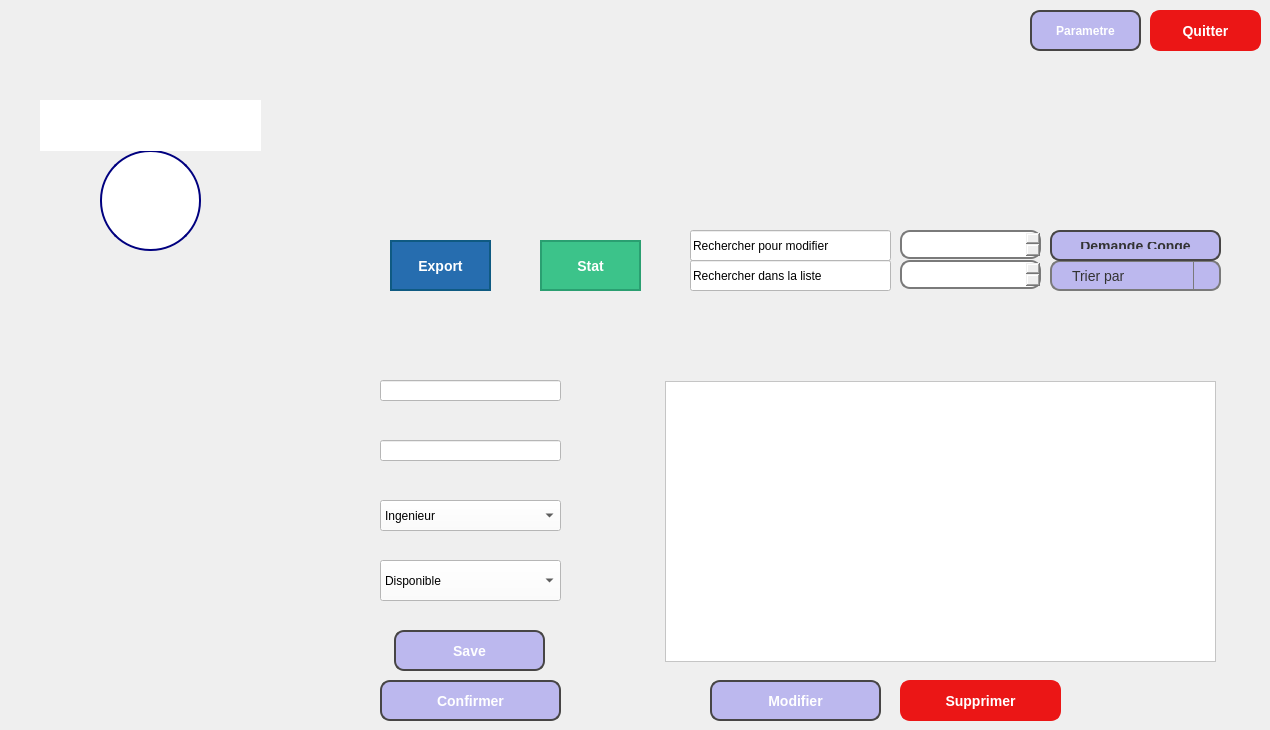
      <widget class="QWidget" name="employes">
       <property name="styleSheet">
        <string notr="true">QWidget#employes {
    background-image: url(&quot;C:/Users/HP/Desktop/mech/employes.png&quot;);
    background-position: center;   /* Centrer l'image */
    background-repeat: no-repeat;  /* Ne pas répéter l'image */
    background-size: cover;        /* Adapter l'image à la taille du widget */
}
</string>
       </property>
       <widget class="QPushButton" name="ButtonMachines1">
        <property name="geometry">
         <rect>
          <x>20</x>
          <y>490</y>
          <width>261</width>
          <height>51</height>
         </rect>
        </property>
        <property name="styleSheet">
         <string notr="true">QPushButton {
    background-color: transparent;            /* Couleur de fond transparente */
    border: 2px solid transparent;            /* Pas de bordure par défaut */
    color: black;                             /* Couleur du texte */
    padding: 10px;                            /* Espacement interne */
    border-radius: 20px;                      /* Coins arrondis */
}

QPushButton:hover {
   background-color: rgba(128, 128, 128, 0.5); /* Gris transparent (50% d'opacité) */
   /* border: 2px solid gray;                     /* Bordure grise au survol */
}

QPushButton:pressed {
    background-color: rgba(169, 169, 169, 255); /* Couleur gris foncé lors du clic */
}
</string>
        </property>
        <property name="text">
         <string/>
        </property>
       </widget>
       <widget class="QPushButton" name="ButtonPage1">
        <property name="geometry">
         <rect>
          <x>20</x>
          <y>300</y>
          <width>261</width>
          <height>51</height>
         </rect>
        </property>
        <property name="styleSheet">
         <string notr="true">QPushButton {
    background-color: transparent;            /* Couleur de fond transparente */
    border: 2px solid transparent;            /* Pas de bordure par défaut */
    color: black;                             /* Couleur du texte */
    padding: 10px;                            /* Espacement interne */
    border-radius: 20px;                      /* Coins arrondis */
}

QPushButton:hover {
   background-color: rgba(128, 128, 128, 0.5); /* Gris transparent (50% d'opacité) */
   /* border: 2px solid gray;                     /* Bordure grise au survol */
}

QPushButton:pressed {
    background-color: rgba(169, 169, 169, 255); /* Couleur gris foncé lors du clic */
}
</string>
        </property>
        <property name="text">
         <string/>
        </property>
       </widget>
       <widget class="QPushButton" name="ButtonEmployes1">
        <property name="geometry">
         <rect>
          <x>20</x>
          <y>360</y>
          <width>261</width>
          <height>51</height>
         </rect>
        </property>
        <property name="styleSheet">
         <string notr="true">QPushButton {
    background-color: transparent;            /* Couleur de fond transparente */
    border: 2px solid transparent;            /* Pas de bordure par défaut */
    color: black;                             /* Couleur du texte */
    padding: 10px;                            /* Espacement interne */
    border-radius: 20px;                      /* Coins arrondis */
}

QPushButton:hover {
   background-color: rgba(128, 128, 128, 0.5); /* Gris transparent (50% d'opacité) */
   /* border: 2px solid gray;                     /* Bordure grise au survol */
}

QPushButton:pressed {
    background-color: rgba(169, 169, 169, 255); /* Couleur gris foncé lors du clic */
}
</string>
        </property>
        <property name="text">
         <string/>
        </property>
       </widget>
       <widget class="QPushButton" name="ButtonApropos1">
        <property name="geometry">
         <rect>
          <x>20</x>
          <y>610</y>
          <width>261</width>
          <height>51</height>
         </rect>
        </property>
        <property name="styleSheet">
         <string notr="true">QPushButton {
    background-color: transparent;            /* Couleur de fond transparente */
    border: 2px solid transparent;            /* Pas de bordure par défaut */
    color: black;                             /* Couleur du texte */
    padding: 10px;                            /* Espacement interne */
    border-radius: 20px;                      /* Coins arrondis */
}

QPushButton:hover {
   background-color: rgba(128, 128, 128, 0.5); /* Gris transparent (50% d'opacité) */
   /* border: 2px solid gray;                     /* Bordure grise au survol */
}

QPushButton:pressed {
    background-color: rgba(169, 169, 169, 255); /* Couleur gris foncé lors du clic */
}
</string>
        </property>
        <property name="text">
         <string/>
        </property>
       </widget>
       <widget class="QPushButton" name="ButtonTrensactions1">
        <property name="geometry">
         <rect>
          <x>20</x>
          <y>550</y>
          <width>261</width>
          <height>51</height>
         </rect>
        </property>
        <property name="styleSheet">
         <string notr="true">QPushButton {
    background-color: transparent;            /* Couleur de fond transparente */
    border: 2px solid transparent;            /* Pas de bordure par défaut */
    color: black;                             /* Couleur du texte */
    padding: 10px;                            /* Espacement interne */
    border-radius: 20px;                      /* Coins arrondis */
}

QPushButton:hover {
   background-color: rgba(128, 128, 128, 0.5); /* Gris transparent (50% d'opacité) */
   /* border: 2px solid gray;                     /* Bordure grise au survol */
}

QPushButton:pressed {
    background-color: rgba(169, 169, 169, 255); /* Couleur gris foncé lors du clic */
}
</string>
        </property>
        <property name="text">
         <string/>
        </property>
       </widget>
       <widget class="QPushButton" name="ButtonVehicules1">
        <property name="geometry">
         <rect>
          <x>20</x>
          <y>420</y>
          <width>261</width>
          <height>51</height>
         </rect>
        </property>
        <property name="styleSheet">
         <string notr="true">QPushButton {
    background-color: transparent;            /* Couleur de fond transparente */
    border: 2px solid transparent;            /* Pas de bordure par défaut */
    color: black;                             /* Couleur du texte */
    padding: 10px;                            /* Espacement interne */
    border-radius: 20px;                      /* Coins arrondis */
}

QPushButton:hover {
   background-color: rgba(128, 128, 128, 0.5); /* Gris transparent (50% d'opacité) */
   /* border: 2px solid gray;                     /* Bordure grise au survol */
}

QPushButton:pressed {
    background-color: rgba(169, 169, 169, 255); /* Couleur gris foncé lors du clic */
}
</string>
        </property>
        <property name="text">
         <string/>
        </property>
       </widget>
       <widget class="QLineEdit" name="rechercher">
        <property name="geometry">
         <rect>
          <x>690</x>
          <y>230</y>
          <width>201</width>
          <height>31</height>
         </rect>
        </property>
        <property name="styleSheet">
         <string notr="true">QLineEdit {
	background-color: rgb(255, 255, 255);
    font-family: &quot;OCR A Extended&quot;;  /* Définit la police sur OCR A Extended */
    /*font-size: 14px;                /* Taille de la police (ajustable) */
   /* color: black;                   /* Couleur du texte */
    /*padding: 5px;                   /* Espacement interne */
   /* border: 1px solid gray;         /* Bordure grise */
   /* border-radius: 5px;             /* Coins arrondis */
}
</string>
        </property>
        <property name="text">
         <string>Rechercher pour modifier</string>
        </property>
       </widget>
       <widget class="QLineEdit" name="cin_e">
        <property name="geometry">
         <rect>
          <x>380</x>
          <y>380</y>
          <width>181</width>
          <height>21</height>
         </rect>
        </property>
        <property name="styleSheet">
         <string notr="true">
background-color: rgb(255, 255, 255);</string>
        </property>
       </widget>
       <widget class="QLineEdit" name="salaire_e">
        <property name="geometry">
         <rect>
          <x>380</x>
          <y>440</y>
          <width>181</width>
          <height>21</height>
         </rect>
        </property>
        <property name="styleSheet">
         <string notr="true">
background-color: rgb(255, 255, 255);</string>
        </property>
       </widget>
       <widget class="QComboBox" name="filter">
        <property name="geometry">
         <rect>
          <x>1050</x>
          <y>260</y>
          <width>171</width>
          <height>31</height>
         </rect>
        </property>
        <property name="styleSheet">
         <string notr="true">QComboBox {
   font-family: 'OCR A Extended', sans-serif; /* Police OCR A Extended */
	background-color: rgb(188, 184, 238);
    border: 2px solid #7a7a7a; /* Bordure */
    border-radius: 10px; /* Coins arrondis */
    padding: 5px 20px; /* Espacement interne */
    color: #333; /* Couleur du texte */
    font-size: 14px; /* Taille de la police */
}

/* Style de la liste déroulante */
QComboBox QAbstractItemView {
    background-color: #ffffff; /* Couleur de fond de la liste */
    border: 1px solid #7a7a7a; /* Bordure de la liste */
    selection-background-color: #0078d7; /* Couleur de fond lors de la sélection */
    selection-color: white; /* Couleur du texte lors de la sélection */
}

/* Style pour le bouton de la liste déroulante */
QComboBox::drop-down {
    subcontrol-origin: padding;
    subcontrol-position: top right;
    width: 25px; /* Largeur du bouton de liste déroulante */
    border-left: 1px solid #7a7a7a; /* Bordure gauche du bouton */
}

/* Style pour la flèche du bouton de liste déroulante */
QComboBox::down-arrow {
    image: url(arrow.png); /* Remplace par le chemin de ton image de flèche */
    width: 10px; /* Largeur de la flèche */
    height: 10px; /* Hauteur de la flèche */
}

/* Effet au survol */
QComboBox:hover {
    border: 2px solid #0056b3; /* Couleur de bordure au survol */
}

QComboBox:focus {
    border: 2px solid #0078d7; /* Couleur de bordure lors du focus */
}
QComboBox::down-arrow {
    color: #333; /* Couleur de la flèche */
    width: 10px; /* Largeur de la flèche */
    height: 10px; /* Hauteur de la flèche */
}</string>
        </property>
        <item>
         <property name="text">
          <string>Trier par</string>
         </property>
        </item>
        <item>
         <property name="text">
          <string>Spécialité</string>
         </property>
        </item>
        <item>
         <property name="text">
          <string>Salaire</string>
         </property>
        </item>
        <item>
         <property name="text">
          <string>Disponibilité</string>
         </property>
        </item>
       </widget>
       <widget class="QPushButton" name="stat1Button">
        <property name="geometry">
         <rect>
          <x>540</x>
          <y>240</y>
          <width>101</width>
          <height>51</height>
         </rect>
        </property>
        <property name="styleSheet">
         <string notr="true">QPushButton {
    background-color: #3CC38A; /* Couleur de fond verte */
    color: white; /* Couleur du texte en blanc */
    /*border-radius: 10px; /* Bords arrondis */
    padding: 10px 20px; /* Espacement interne */
   font-family: 'OCR A Extended', sans-serif; /* Police OCR A Extended */
    font-size: 14px; /* Taille du texte */
    font-weight: bold; /* Texte en gras */
    border: 2px solid #2A9F71; /* Bordure plus foncée */
}

QPushButton:hover {
    background-color: #2A9F71; /* Couleur de fond plus foncée au survol */
}

QPushButton:pressed {
    background-color: #218F64; /* Couleur de fond plus foncée lorsqu'on clique */
    border: 2px solid #1E7D5A; /* Bordure plus foncée lorsqu'on clique */
}</string>
        </property>
        <property name="text">
         <string>Stat</string>
        </property>
       </widget>
       <widget class="QComboBox" name="etat_e">
        <property name="geometry">
         <rect>
          <x>380</x>
          <y>560</y>
          <width>181</width>
          <height>41</height>
         </rect>
        </property>
        <property name="styleSheet">
         <string notr="true">background-color: rgb(255, 255, 255);</string>
        </property>
        <item>
         <property name="text">
          <string>Disponible</string>
         </property>
        </item>
        <item>
         <property name="text">
          <string>Occupé</string>
         </property>
        </item>
       </widget>
       <widget class="QPushButton" name="supprimerEmployes">
        <property name="geometry">
         <rect>
          <x>900</x>
          <y>680</y>
          <width>161</width>
          <height>41</height>
         </rect>
        </property>
        <property name="mouseTracking">
         <bool>true</bool>
        </property>
        <property name="styleSheet">
         <string notr="true">QPushButton {
    background-color: #eb1616; /* Couleur de fond verte */
    color: white; /* Couleur du texte en blanc */
    border-radius: 10px; /* Bords arrondis */
    padding: 10px 20px; /* Espacement interne */
   font-family: 'OCR A Extended', sans-serif; /* Police OCR A Extended */
    font-size: 14px; /* Taille du texte */
    font-weight: bold; /* Texte en gras */
    border: 2px solid #eb1616; /* Bordure plus foncée */
}

QPushButton:hover {
    background-color: #c50000; /* Couleur de fond plus foncée au survol */
}

QPushButton:pressed {
    background-color: #ff0000; /* Couleur de fond plus foncée lorsqu'on clique */
    border: 2px solid #ff0000; /* Bordure plus foncée lorsqu'on clique */
}</string>
        </property>
        <property name="text">
         <string>Supprimer</string>
        </property>
       </widget>
       <widget class="QTableView" name="tableEmployes">
        <property name="geometry">
         <rect>
          <x>665</x>
          <y>381</y>
          <width>551</width>
          <height>281</height>
         </rect>
        </property>
        <property name="styleSheet">
         <string notr="true">background-color: rgb(255, 255, 255);</string>
        </property>
       </widget>
       <widget class="QPushButton" name="modifierEmployes">
        <property name="geometry">
         <rect>
          <x>710</x>
          <y>680</y>
          <width>171</width>
          <height>41</height>
         </rect>
        </property>
        <property name="mouseTracking">
         <bool>true</bool>
        </property>
        <property name="styleSheet">
         <string notr="true">QPushButton {
  background-color: rgb(188, 184, 238); /* Couleur de fond verte */
    color: white; /* Couleur du texte en blanc */
    border-radius: 10px; /* Bords arrondis */
    padding: 10px 20px; /* Espacement interne */
   font-family: 'OCR A Extended', sans-serif; /* Police OCR A Extended */
    font-size: 14px; /* Taille du texte */
    font-weight: bold; /* Texte en gras */
    border: 2px solid #474545; /* Bordure plus foncée */
}

QPushButton:hover {
    background-color: #474545; /* Couleur de fond plus foncée au survol */
}

QPushButton:pressed {
    background-color: #605757; /* Couleur de fond plus foncée lorsqu'on clique */
    border: 2px solid #605757; /* Bordure plus foncée lorsqu'on clique */
}</string>
        </property>
        <property name="text">
         <string>Modifier</string>
        </property>
       </widget>
       <widget class="QPushButton" name="saveEmploye">
        <property name="geometry">
         <rect>
          <x>394</x>
          <y>630</y>
          <width>151</width>
          <height>41</height>
         </rect>
        </property>
        <property name="styleSheet">
         <string notr="true">QPushButton {
  background-color: rgb(188, 184, 238); /* Couleur de fond verte */
    color: white; /* Couleur du texte en blanc */
    border-radius: 10px; /* Bords arrondis */
    padding: 10px 20px; /* Espacement interne */
   font-family: 'OCR A Extended', sans-serif; /* Police OCR A Extended */
    font-size: 14px; /* Taille du texte */
    font-weight: bold; /* Texte en gras */
    border: 2px solid #474545; /* Bordure plus foncée */
}

QPushButton:hover {
    background-color: #474545; /* Couleur de fond plus foncée au survol */
}

QPushButton:pressed {
    background-color: #605757; /* Couleur de fond plus foncée lorsqu'on clique */
    border: 2px solid #605757; /* Bordure plus foncée lorsqu'on clique */
}</string>
        </property>
        <property name="text">
         <string>Save</string>
        </property>
        <property name="icon">
         <iconset theme="QIcon::ThemeIcon::DocumentSave"/>
        </property>
       </widget>
       <widget class="QComboBox" name="special_e">
        <property name="geometry">
         <rect>
          <x>380</x>
          <y>500</y>
          <width>181</width>
          <height>31</height>
         </rect>
        </property>
        <property name="styleSheet">
         <string notr="true">background-color: rgb(255, 255, 255);
</string>
        </property>
        <item>
         <property name="text">
          <string>Ingenieur</string>
         </property>
        </item>
        <item>
         <property name="text">
          <string>Technicien</string>
         </property>
        </item>
       </widget>
       <widget class="QPushButton" name="exportButton">
        <property name="geometry">
         <rect>
          <x>390</x>
          <y>240</y>
          <width>101</width>
          <height>51</height>
         </rect>
        </property>
        <property name="styleSheet">
         <string notr="true">QPushButton {
	
	background-color: rgb(38, 109, 175);
    color: white; /* Couleur du texte en blanc */
    /*border-radius: 10px; /* Bords arrondis */
    padding: 10px 20px; /* Espacement interne */
   font-family: 'OCR A Extended', sans-serif; /* Police OCR A Extended */
    font-size: 14px; /* Taille du texte */
    font-weight: bold; /* Texte en gras */
    border: 2px solid #0f5a82; /* Bordure plus foncée */
}

QPushButton:hover {
    background-color: #3660fa; /* Couleur de fond plus foncée au survol */
}

QPushButton:pressed {
    background-color: #0f5a82; /* Couleur de fond plus foncée lorsqu'on clique */
    border: 2px solid #1E7D5A; /* Bordure plus foncée lorsqu'on clique */
}</string>
        </property>
        <property name="text">
         <string>Export</string>
        </property>
       </widget>
       <widget class="QPushButton" name="confirmerEmployes">
        <property name="geometry">
         <rect>
          <x>380</x>
          <y>680</y>
          <width>181</width>
          <height>41</height>
         </rect>
        </property>
        <property name="mouseTracking">
         <bool>true</bool>
        </property>
        <property name="styleSheet">
         <string notr="true">QPushButton {
  background-color: rgb(188, 184, 238); /* Couleur de fond verte */
    color: white; /* Couleur du texte en blanc */
    border-radius: 10px; /* Bords arrondis */
    padding: 10px 20px; /* Espacement interne */
   font-family: 'OCR A Extended', sans-serif; /* Police OCR A Extended */
    font-size: 14px; /* Taille du texte */
    font-weight: bold; /* Texte en gras */
    border: 2px solid #474545; /* Bordure plus foncée */
}

QPushButton:hover {
    background-color: #474545; /* Couleur de fond plus foncée au survol */
}

QPushButton:pressed {
    background-color: #605757; /* Couleur de fond plus foncée lorsqu'on clique */
    border: 2px solid #605757; /* Bordure plus foncée lorsqu'on clique */
}</string>
        </property>
        <property name="text">
         <string>Confirmer</string>
        </property>
       </widget>
       <widget class="QLabel" name="nomlabel2">
        <property name="geometry">
         <rect>
          <x>40</x>
          <y>100</y>
          <width>221</width>
          <height>51</height>
         </rect>
        </property>
        <property name="styleSheet">
         <string notr="true">background-color: rgb(255, 255, 255);
    font: 900 26pt &quot;Arial Black&quot;;
    qproperty-alignment: 'AlignCenter';</string>
        </property>
        <property name="text">
         <string/>
        </property>
       </widget>
       <widget class="QLineEdit" name="rechercherr">
        <property name="geometry">
         <rect>
          <x>690</x>
          <y>260</y>
          <width>201</width>
          <height>31</height>
         </rect>
        </property>
        <property name="styleSheet">
         <string notr="true">QLineEdit {
	background-color: rgb(255, 255, 255);
    font-family: &quot;OCR A Extended&quot;;  /* Définit la police sur OCR A Extended */
    /*font-size: 14px;                /* Taille de la police (ajustable) */
   /* color: black;                   /* Couleur du texte */
    /*padding: 5px;                   /* Espacement interne */
   /* border: 1px solid gray;         /* Bordure grise */
   /* border-radius: 5px;             /* Coins arrondis */
}
</string>
        </property>
        <property name="text">
         <string>Rechercher dans la liste </string>
        </property>
       </widget>
       <widget class="QPushButton" name="demande">
        <property name="geometry">
         <rect>
          <x>1050</x>
          <y>230</y>
          <width>171</width>
          <height>31</height>
         </rect>
        </property>
        <property name="mouseTracking">
         <bool>true</bool>
        </property>
        <property name="styleSheet">
         <string notr="true">QPushButton {
  background-color: rgb(188, 184, 238); /* Couleur de fond verte */
    color: #333; /* Couleur du texte en blanc */
    border-radius: 10px; /* Bords arrondis */
    padding: 10px 20px; /* Espacement interne */
   font-family: 'OCR A Extended', sans-serif; /* Police OCR A Extended */
    font-size: 14px; /* Taille du texte */
    font-weight: bold; /* Texte en gras */
    border: 2px solid #474545; /* Bordure plus foncée */
}

QPushButton:hover {
    background-color: #474545; /* Couleur de fond plus foncée au survol */
}

QPushButton:pressed {
    background-color: #605757; /* Couleur de fond plus foncée lorsqu'on clique */
    border: 2px solid #605757; /* Bordure plus foncée lorsqu'on clique */
}</string>
        </property>
        <property name="text">
         <string>Demande Congé</string>
        </property>
       </widget>
       <widget class="QDateEdit" name="datefn">
        <property name="geometry">
         <rect>
          <x>900</x>
          <y>260</y>
          <width>141</width>
          <height>29</height>
         </rect>
        </property>
        <property name="styleSheet">
         <string notr="true">QDateEdit {
  
    border: 2px solid #7a7a7a; /* Bordure */
    border-radius: 10px; /* Coins arrondis */
    padding: 5px 10px; /* Espacement interne */
    color: white; /* Couleur du texte */
    font-family: 'OCR A Extended', sans-serif; /* Police OCR A Extended */
    font-size: 14px; /* Taille de la police */
}

/* Style pour le bouton de sélection de date */
QDateEdit::drop-down {
    subcontrol-origin: padding;
    subcontrol-position: top right;
    width: 25px; /* Largeur du bouton de liste déroulante */
    border-left: 1px solid #7a7a7a; /* Bordure gauche du bouton */
}

/* Style pour la flèche du bouton de sélection de date */
QDateEdit::down-arrow {
    image: url(arrow.png); /* Remplace par le chemin de ton image de flèche */
    width: 10px; /* Largeur de la flèche */
    height: 10px; /* Hauteur de la flèche */
}

/* Effet au survol */
QDateEdit:hover {
    border: 2px solid #0056b3; /* Couleur de bordure au survol */
}

QDateEdit:focus {
    border: 2px solid #0078d7; /* Couleur de bordure lors du focus */
}
</string>
        </property>
       </widget>
       <widget class="QDateEdit" name="datedb">
        <property name="geometry">
         <rect>
          <x>900</x>
          <y>230</y>
          <width>141</width>
          <height>29</height>
         </rect>
        </property>
        <property name="styleSheet">
         <string notr="true">QDateEdit {
  
    border: 2px solid #7a7a7a; /* Bordure */
    border-radius: 10px; /* Coins arrondis */
    padding: 5px 10px; /* Espacement interne */
    color: white; /* Couleur du texte */
    font-family: 'OCR A Extended', sans-serif; /* Police OCR A Extended */
    font-size: 14px; /* Taille de la police */
}

/* Style pour le bouton de sélection de date */
QDateEdit::drop-down {
    subcontrol-origin: padding;
    subcontrol-position: top right;
    width: 25px; /* Largeur du bouton de liste déroulante */
    border-left: 1px solid #7a7a7a; /* Bordure gauche du bouton */
}

/* Style pour la flèche du bouton de sélection de date */
QDateEdit::down-arrow {
    image: url(arrow.png); /* Remplace par le chemin de ton image de flèche */
    width: 10px; /* Largeur de la flèche */
    height: 10px; /* Hauteur de la flèche */
}

/* Effet au survol */
QDateEdit:hover {
    border: 2px solid #0056b3; /* Couleur de bordure au survol */
}

QDateEdit:focus {
    border: 2px solid #0078d7; /* Couleur de bordure lors du focus */
}
</string>
        </property>
       </widget>
       <widget class="QLabel" name="imglbl">
        <property name="geometry">
         <rect>
          <x>100</x>
          <y>150</y>
          <width>101</width>
          <height>101</height>
         </rect>
        </property>
        <property name="styleSheet">
         <string notr="true">border: 2px solid #3498db; /* Border color */
border-radius: 50px;      /* Half of the height for a perfect circle */
overflow: hidden;
background-color: rgb(255, 255, 255);
border-color: rgb(0, 0, 127);</string>
        </property>
        <property name="text">
         <string/>
        </property>
       </widget>
       <widget class="QPushButton" name="parametre">
        <property name="geometry">
         <rect>
          <x>1030</x>
          <y>10</y>
          <width>111</width>
          <height>41</height>
         </rect>
        </property>
        <property name="mouseTracking">
         <bool>true</bool>
        </property>
        <property name="styleSheet">
         <string notr="true">QPushButton {
  background-color: rgb(188, 184, 238); /* Couleur de fond verte */
    color: white; /* Couleur du texte en blanc */
    border-radius: 10px; /* Bords arrondis */
    padding: 10px 20px; /* Espacement interne */
   font-family: 'OCR A Extended', sans-serif; /* Police OCR A Extended */
    font-size: 12px; /* Taille du texte */
    font-weight: bold; /* Texte en gras */
    border: 2px solid #474545; /* Bordure plus foncée */
}

QPushButton:hover {
    background-color: #474545; /* Couleur de fond plus foncée au survol */
}

QPushButton:pressed {
    background-color: #605757; /* Couleur de fond plus foncée lorsqu'on clique */
    border: 2px solid #605757; /* Bordure plus foncée lorsqu'on clique */
}</string>
        </property>
        <property name="text">
         <string>Parametre</string>
        </property>
       </widget>
       <widget class="QPushButton" name="sedeconnecter">
        <property name="geometry">
         <rect>
          <x>1150</x>
          <y>10</y>
          <width>111</width>
          <height>41</height>
         </rect>
        </property>
        <property name="mouseTracking">
         <bool>true</bool>
        </property>
        <property name="styleSheet">
         <string notr="true">QPushButton {
    background-color: #eb1616; /* Couleur de fond verte */
    color: white; /* Couleur du texte en blanc */
    border-radius: 10px; /* Bords arrondis */
    padding: 10px 20px; /* Espacement interne */
   font-family: 'OCR A Extended', sans-serif; /* Police OCR A Extended */
    font-size: 14px; /* Taille du texte */
    font-weight: bold; /* Texte en gras */
    border: 2px solid #eb1616; /* Bordure plus foncée */
}

QPushButton:hover {
    background-color: #c50000; /* Couleur de fond plus foncée au survol */
}

QPushButton:pressed {
    background-color: #ff0000; /* Couleur de fond plus foncée lorsqu'on clique */
    border: 2px solid #ff0000; /* Bordure plus foncée lorsqu'on clique */
}</string>
        </property>
        <property name="text">
         <string>Quitter</string>
        </property>
       </widget>
       <zorder>imglbl</zorder>
       <zorder>supprimerEmployes</zorder>
       <zorder>ButtonMachines1</zorder>
       <zorder>ButtonPage1</zorder>
       <zorder>ButtonEmployes1</zorder>
       <zorder>ButtonApropos1</zorder>
       <zorder>ButtonTrensactions1</zorder>
       <zorder>ButtonVehicules1</zorder>
       <zorder>rechercher</zorder>
       <zorder>cin_e</zorder>
       <zorder>salaire_e</zorder>
       <zorder>filter</zorder>
       <zorder>stat1Button</zorder>
       <zorder>etat_e</zorder>
       <zorder>tableEmployes</zorder>
       <zorder>modifierEmployes</zorder>
       <zorder>saveEmploye</zorder>
       <zorder>special_e</zorder>
       <zorder>exportButton</zorder>
       <zorder>confirmerEmployes</zorder>
       <zorder>rechercherr</zorder>
       <zorder>demande</zorder>
       <zorder>datefn</zorder>
       <zorder>datedb</zorder>
       <zorder>nomlabel2</zorder>
       <zorder>parametre</zorder>
       <zorder>sedeconnecter</zorder>
      </widget>
